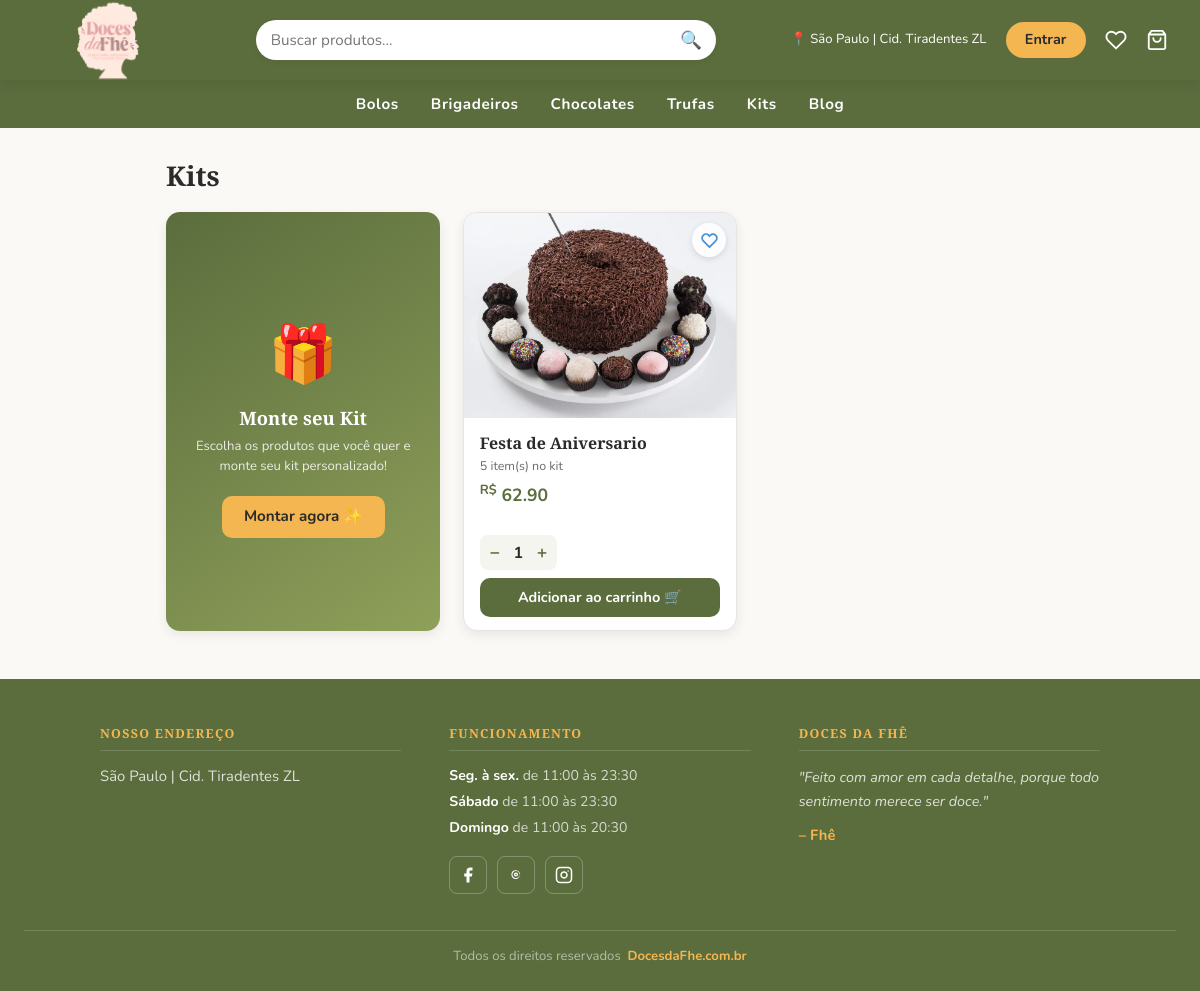
/kits_loja, run on the app's committed database.
### models.py (models this page shows, shortened)
class Kit(db.Model):
    __tablename__ = 'kits'
    id = db.Column(db.Integer, primary_key=True)
    name = db.Column(db.String(200), nullable=False)
    description = db.Column(db.Text, nullable=True)
    created_by = db.Column(
        db.Integer, db.ForeignKey('users.id'), nullable=False)
    is_admin_kit = db.Column(db.Boolean, default=False)   # True = admin kit
    ativo = db.Column(db.Boolean, default=True, nullable=False)
    created_at = db.Column(db.DateTime, default=datetime.utcnow)
    updated_at = db.Column(
        db.DateTime, default=datetime.utcnow, onupdate=datetime.utcnow)
    image_url = db.Column(db.String(500), nullable=True)   # <-- add this line
    products = db.relationship(
        'KitProduct', backref='kit', cascade='all, delete-orphan')
    creator = db.relationship('User', backref='kits')
    @property
    def total_price(self):
        return sum(kp.product.price * kp.quantity for kp in self.products)

class Product(db.Model):
    __tablename__ = "products"
    id          = db.Column(db.Integer, primary_key=True)
    name        = db.Column(db.String(200), unique=True, nullable=False, index=True)
    description = db.Column(db.String(800), nullable=False)
    image_url   = db.Column(db.String(300))
    price       = db.Column(db.Numeric(10, 2), nullable=False)
    category    = db.Column(db.String(100), nullable=True, default='geral')  # ✅ NOVO
    ativo       = db.Column(db.Boolean, default=True, nullable=False)
    created_at  = db.Column(db.DateTime, default=datetime.utcnow)

class KitProduct(db.Model):
    __tablename__ = 'kit_products'
    kit_id = db.Column(db.Integer, db.ForeignKey('kits.id'), primary_key=True)
    product_id = db.Column(db.Integer, db.ForeignKey(
        'products.id'), primary_key=True)
    quantity = db.Column(db.Integer, default=1)
    added_at = db.Column(db.DateTime, default=datetime.utcnow)
    product = db.relationship('Product')

### app.py (the view)
@app.route('/kits_loja')
def kits_loja():
    kits = Kit.query.filter_by(is_admin_kit=True, ativo=True).all()
    produtos = Product.query.filter_by(ativo=True).order_by(Product.category, Product.name).all()
    fav_p, fav_k, fav_e = _fav_sets(current_user.id) if current_user.is_authenticated else (set(), set(), set())
    return render_template('kits/kits_loja.html', kits=kits, produtos=produtos,
                           fav_p=fav_p, fav_k=fav_k, fav_e=fav_e)

### app.py (called while the page is built)
@app.context_processor
def inject_globals():
    if current_user.is_authenticated:
        total_itens = db.session.query(
            db.func.sum(CarrinhoItem.quantidade)
        ).filter_by(user_id=current_user.id).scalar() or 0
    else:
        total_itens = 0
    site_config = SiteConfig.query.first()
    return dict(carrinho_total=total_itens, site_config=site_config)

### templates/kits/kits_loja.html (shortened to what this page needs)
{% extends "admin/base.html" %}
{% block styles %}
<link rel="stylesheet" href="{{ url_for('static', filename='pag_dashboard.css') }}">
{% endblock %}
{% block content %}
<header>
  <div class="logo">
    <a href="{{ url_for('dashboard') }}">
      <img class="logo-img" src="{{ url_for('static', filename=site_config.logo_url if site_config and site_config.logo_url else 'uploads/logo.png') }}" alt="{{ site_config.site_name if site_config else 'Doces da Fhê' }}" />
    </a>
  </div>
  <div class="search-bar-wrap">
    <div class="search-bar">
      <input type="text" id="searchInput" placeholder="Buscar produtos..." oninput="filtrarKits()" />
      <button onclick="buscarGlobal()">🔍</button>
    </div>
  </div>
  <div class="header-right">
    <span class="location">📍 São Paulo | Cid. Tiradentes ZL</span>
    {% if current_user.is_authenticated %}
      <div class="user-menu">
        <span class="btn-entrar user-btn" onclick="this.closest('.user-menu').classList.toggle('open')">Bem-vindo, {% if current_user.is_admin %}Admin{% else %}{{ (current_user.name or current_user.email).split()[0] }}{% endif %}</span>
        <div class="user-dropdown">
          <a href="{{ url_for('logout') }}" class="user-dropdown-item">Sair &rarr;</a>
        </div>
      </div>
    {% else %}
      <a href="{{ url_for('login') }}" class="btn-entrar">Entrar</a>
    {% endif %}
    <a href="{{ url_for('favoritos') }}" class="cart-icon-wrap" title="Favoritos">
      <svg width="22" height="22" viewBox="0 0 24 24" fill="none" stroke="white" stroke-width="2" stroke-linecap="round" stroke-linejoin="round">
        <path d="M20.84 4.61a5.5 5.5 0 0 0-7.78 0L12 5.67l-1.06-1.06a5.5 5.5 0 0 0-7.78 7.78l1.06 1.06L12 21.23l7.78-7.78 1.06-1.06a5.5 5.5 0 0 0 0-7.78z"/>
      </svg>
    </a>
    <a href="{{ url_for('carrinho') }}" class="cart-icon-wrap">
      <svg width="22" height="22" fill="white" viewBox="0 0 24 24">
        <path d="M6 2 3 6v14a2 2 0 0 0 2 2h14a2 2 0 0 0 2-2V6l-3-4zM3 6h18M16 10a4 4 0 0 1-8 0"
              stroke="white" stroke-width="2" fill="none" stroke-linecap="round" stroke-linejoin="round"/>
      </svg>
    </a>
  </div>
</header>
<nav>
  <a href="{{ url_for('categoria', nome='bolos') }}">Bolos</a>
  <a href="{{ url_for('categoria', nome='brigadeiros') }}">Brigadeiros</a>
  <a href="{{ url_for('categoria', nome='chocolates') }}">Chocolates</a>
  <a href="{{ url_for('categoria', nome='trufas') }}">Trufas</a>
  <a href="{{ url_for('kits_loja') }}">Kits</a>
  <a href="#">Blog</a>
</nav>
<h2 class="titulo-loja">Kits</h2>
<div class="kits-grid" id="kitsGrid">
  <div class="kit-item" data-nome="monte seu kit personalizado">
    <div class="kit-card" style="background: linear-gradient(145deg,#5B6D3D,#8fa05a); color:#fff; align-items:center; justify-content:center; text-align:center; border:none;">
      <div style="padding:2rem 1rem 1.5rem; display:flex; flex-direction:column; align-items:center; flex:1; justify-content:center;">
        <div style="font-size:3.5rem; margin-bottom:.6rem;">🎁</div>
        <h3 style="font-family:'Playfair Display',serif; font-size:1.15rem; color:#fff; margin-bottom:.5rem;">Monte seu Kit</h3>
        <p style="font-size:.82rem; color:rgba(255,255,255,.85); margin-bottom:1.2rem;">
          Escolha os produtos que você quer e monte seu kit personalizado!
        </p>
        <a href="{{ url_for('montar_kit') }}"
           style="background:#F3B651; color:#2B2B2B; border-radius:10px; padding:.6rem 1.4rem; font-weight:700; text-decoration:none; font-size:.95rem;">
          Montar agora ✨
        </a>
      </div>
    </div>
  </div>
  {% if kits %}
    {% for kit in kits %}
    <div class="kit-item" data-nome="{{ kit.name | lower }}">
      <div class="kit-card" style="position:relative;">
        <button class="btn-fav {% if kit.id in fav_k %}ativo{% endif %}"
                data-tipo="kit" data-id="{{ kit.id }}"
                onclick="toggleFav(this)" title="Favoritar"><svg viewBox="0 0 24 24" width="17" height="17"><path d="M20.84 4.61a5.5 5.5 0 0 0-7.78 0L12 5.67l-1.06-1.06a5.5 5.5 0 0 0-7.78 7.78l1.06 1.06L12 21.23l7.78-7.78 1.06-1.06a5.5 5.5 0 0 0 0-7.78z"/></svg></button>
        <a href="{{ url_for('kit_detalhe', kit_id=kit.id) }}" style="text-decoration:none; color:inherit; display:block;">
          <div class="kit-card-img">
            {% if kit.image_url %}
              <img src="{{ url_for('static', filename=kit.image_url) }}" alt="{{ kit.name }}">
            {% else %}🎁{% endif %}
          </div>
          <div class="kit-card-body">
            <h3>{{ kit.name }}</h3>
            <p class="kit-itens">{{ kit.products|length }} item(s) no kit</p>
            <p class="kit-total"><sup>R$</sup> {{ "%.2f"|format(kit.total_price) }}</p>
          </div>
        </a>
        <div style="padding:.6rem 1rem .8rem; display:flex; flex-direction:column; gap:.5rem;">
          <div style="display:flex; align-items:center; justify-content:space-between;">
            <div style="display:flex; align-items:center; gap:.4rem; background:#F5F5F0; border-radius:8px; padding:.25rem .6rem;">
              <button type="button" onclick="changeKitQty({{ kit.id }}, -1)"
                      style="background:none;border:none;cursor:pointer;font-size:1.1rem;color:#5B6D3D;font-weight:700;">−</button>
              <span id="qty-loja-display-{{ kit.id }}" style="min-width:1.5rem;text-align:center;font-weight:700;">1</span>
              <button type="button" onclick="changeKitQty({{ kit.id }}, 1)"
                      style="background:none;border:none;cursor:pointer;font-size:1.1rem;color:#5B6D3D;font-weight:700;">+</button>
            </div>
          </div>
          <form method="POST" action="{{ url_for('adicionar_carrinho') }}">
            <button type="submit"
                    style="width:100%;background:#5B6D3D;color:#fff;border:none;border-radius:10px;padding:.55rem 0;font-weight:700;cursor:pointer;font-size:.9rem;">
              Adicionar ao carrinho 🛒
            </button>
          </form>
        </div>
      </div>
    </div>
    {% endfor %}
  {% else %}
    <div class="kits-vazio" style="grid-column:2/-1;">
      <p>Nenhum kit disponível no momento.</p>
    </div>
  {% endif %}
</div>
<footer class="footer">
  <div class="footer-container">
    <div class="footer-col">
      <h3 class="footer-titulo">NOSSO ENDEREÇO</h3>
      <p class="footer-endereco">São Paulo | Cid. Tiradentes ZL</p>
    </div>
    <div class="footer-col">
      <h3 class="footer-titulo">FUNCIONAMENTO</h3>
      <p class="footer-hora"><strong>Seg. à sex.</strong> de 11:00 às 23:30</p>
      <p class="footer-hora"><strong>Sábado</strong> de 11:00 às 23:30</p>
      <p class="footer-hora"><strong>Domingo</strong> de 11:00 às 20:30</p>
      <div class="footer-social">
        <a href="https://www.facebook.com/Docesdafhe/?ref=NONE_xav_ig_profile_page_web" target="_blank" rel="noopener" class="social-icon" aria-label="Facebook">
          <svg xmlns="http://www.w3.org/2000/svg" width="18" height="18" viewBox="0 0 24 24" fill="currentColor">
            <path d="M18 2h-3a5 5 0 0 0-5 5v3H7v4h3v8h4v-8h3l1-4h-4V7a1 1 0 0 1 1-1h3z"/>
          </svg>
        </a>
        <a href="https://www.threads.com/@docesdafhe?xmt=AQF0NPJogc8wQ_fC8M2gQNGZLlK3HaHuye6aF5Zn8kRVQuA" target="_blank" rel="noopener" class="social-icon" aria-label="Threads">
        </a>
        <a href="https://www.instagram.com/docesdafhe/" target="_blank" rel="noopener" class="social-icon" aria-label="Instagram">
        </a>
      </div>
    </div>
    <div class="footer-col">
      <h3 class="footer-titulo">DOCES DA FHÊ</h3>
      <p class="footer-quote">"Feito com amor em cada detalhe, porque todo sentimento merece ser doce."</p>
      <p class="footer-assinatura">– Fhê</p>
    </div>
  </div>
  <div class="footer-bottom">
    Todos os direitos reservados &nbsp;<a href="#" class="footer-site">DocesdaFhe.com.br</a>
  </div>
</footer>
{% endblock %}

### templates/admin/base.html (style rules this page uses)
:root { --color-primary: #5B6D3D; --color-secondary: #D67155; --color-accent: #F3B651; --color-dark: #932E50; --color-bg: #FAF9F6; --color-white: #FFFFFF; --color-text: #2B2B2B; --color-text-light: #6B6B6B; --color-border: #E5E5E5; --color-hover-primary: #4a5932; --color-hover-accent: #d9a13f; --color-hover-secondary: #b85a42; --shadow-sm: 0 2px 6px rgba(0,0,0,.05); --shadow-md: 0 4px 12px rgba(0,0,0,.08); --shadow-lg: 0 8px 20px rgba(0,0,0,.12); --radius-sm: 6px; --radius-md: 10px; --radius-lg: 16px; }
* { box-sizing: border-box; }
body { font-family: 'Nunito', sans-serif !important; background: var(--color-bg); color: var(--color-text); margin: 0 !important; padding: 0 !important; }

### templates/kits/kits_loja.html (style rules this page uses)
.cart-icon-wrap { position: relative; display: flex; align-items: center; cursor: pointer; text-decoration: none; }
.titulo-loja { font-family: 'Playfair Display', serif; font-size: 1.7rem; color: #2B2B2B; margin: 2rem auto .2rem; max-width: 900px; padding: 0 1rem; }
.kits-grid { max-width: 900px; margin: 1.2rem auto 3rem; display: grid; grid-template-columns: repeat(3, 1fr); gap: 1.4rem; padding: 0 1rem; }
.kit-card { background: #FFFFFF; border-radius: 14px; overflow: hidden; border: 1.5px solid #E5E5E5; box-shadow: 0 4px 12px rgba(0,0,0,.08); display: flex; flex-direction: column; transition: transform .2s, box-shadow .2s; height: 100%; }
.kit-card-img { width: 100%; aspect-ratio: 4/3; object-fit: cover; background: #FAF9F6; display: flex; align-items: center; justify-content: center; font-size: 3.5rem; }
.kit-card-img img { width: 100%; height: 100%; object-fit: cover; }
.kit-card-body { padding: 1rem 1rem .8rem; flex: 1; }
.kit-card-body h3 { font-family: 'Playfair Display', serif; font-size: 1rem; color: #2B2B2B; margin-bottom: .25rem; }
.kit-card-body p { font-size: .82rem; color: #6B6B6B; margin-bottom: .3rem; }
.kit-card-body .kit-total { font-size: 1.1rem; font-weight: 700; color: #5B6D3D; margin-top: .4rem; }
.kit-card-body .kit-itens { font-size: .78rem; color: #6B6B6B; margin-top: .2rem; }

### data on the page
Kit: image_url (picture), name "Festa de Aniversario", products|length "5"
Product: total_price "62.90"
